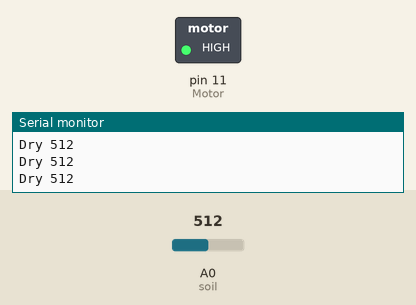
This sketch was run on a simulated Arduino Uno, built with avr-gcc and run on an emulated ATmega328P. Parts: switched loads named in the sketch (green lamp = pin HIGH), the last lines printed to the serial monitor. The inputs (shaded band) are chosen by the test bench; at power-on: A0 (soil) = 512.

Above: at 1.2 s.
1.3 s: A0 (soil) set to 491
At 2.0 s:
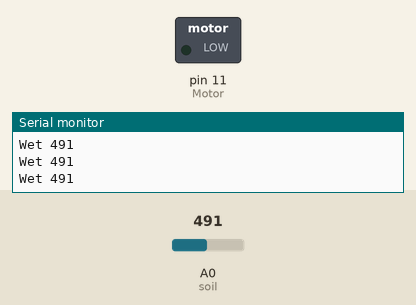
2.8 s: A0 (soil) set to 1023
At 3.1 s:
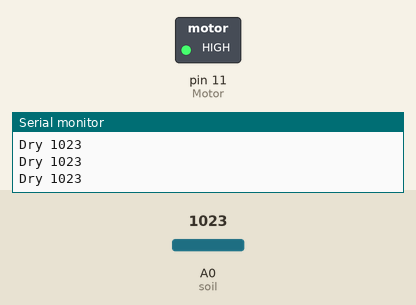
4.3 s: A0 (soil) set to 0
At 5.2 s:
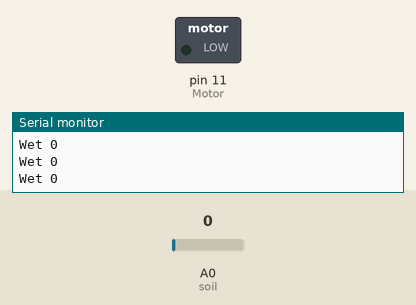
Timing chart, 0 to 7.3 s (numbered marks = the images above; inputs shaded):
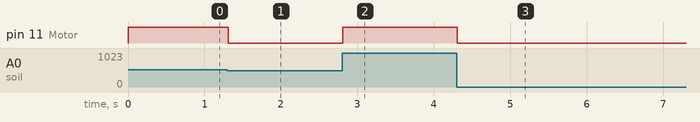

Measured:
- the behaviour switches between 501 and 500 on A0 (soil) (found by bisection; images 0 and 1)
- after the input at 1.3 s, pin 11 (Motor): HIGH → LOW at once
- after the input at 2.8 s, pin 11 (Motor): LOW → HIGH at once
- after the input at 4.3 s, pin 11 (Motor): HIGH → LOW at once

The sketch:

23.Auto_Sprinkler_aug15.ino
```cpp
int soil = A0;
int Motor = 11;

void setup() {
  pinMode(Motor,OUTPUT);
  pinMode(soil, INPUT);
  Serial.begin(9600);
}

void loop() {
  int value = analogRead(soil);

  Serial.println(value);

  if(value>500)
  {
    digitalWrite(Motor, HIGH);
     Serial.print("Dry ");
  }
  else
  {
    digitalWrite(Motor, LOW);
     Serial.print("Wet ");
    }


}
```
